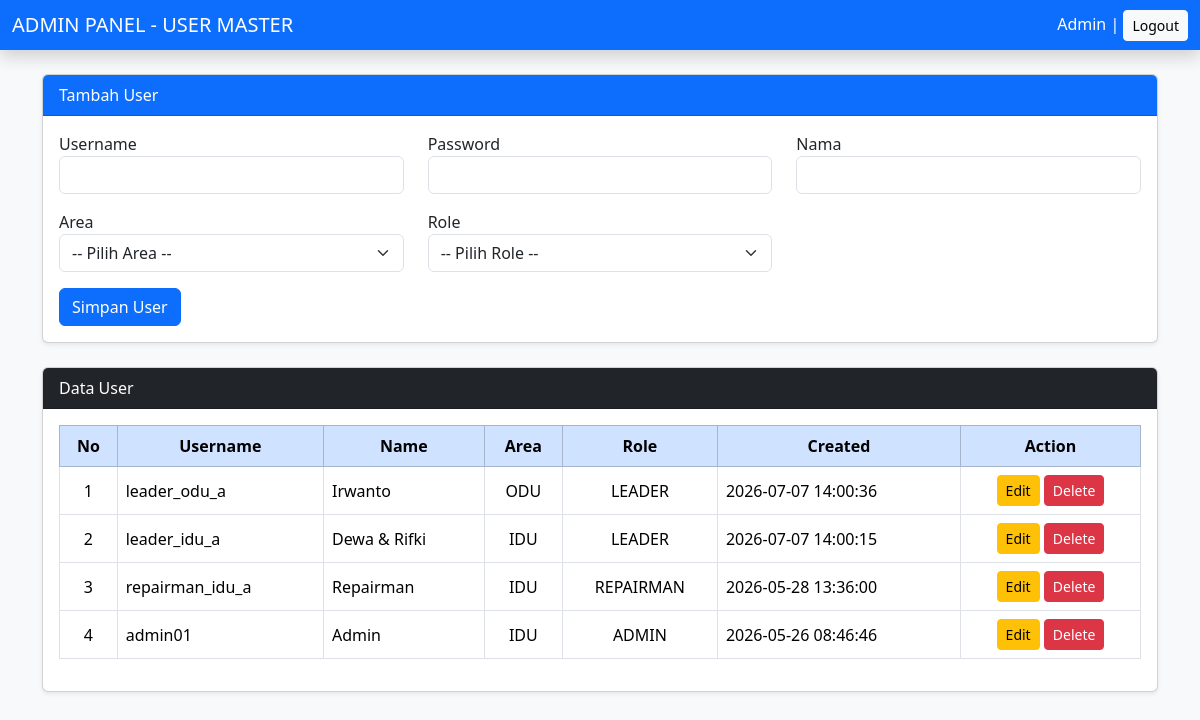
/page/admin/index.php (signed in), run on an earlier commit of the app's database.
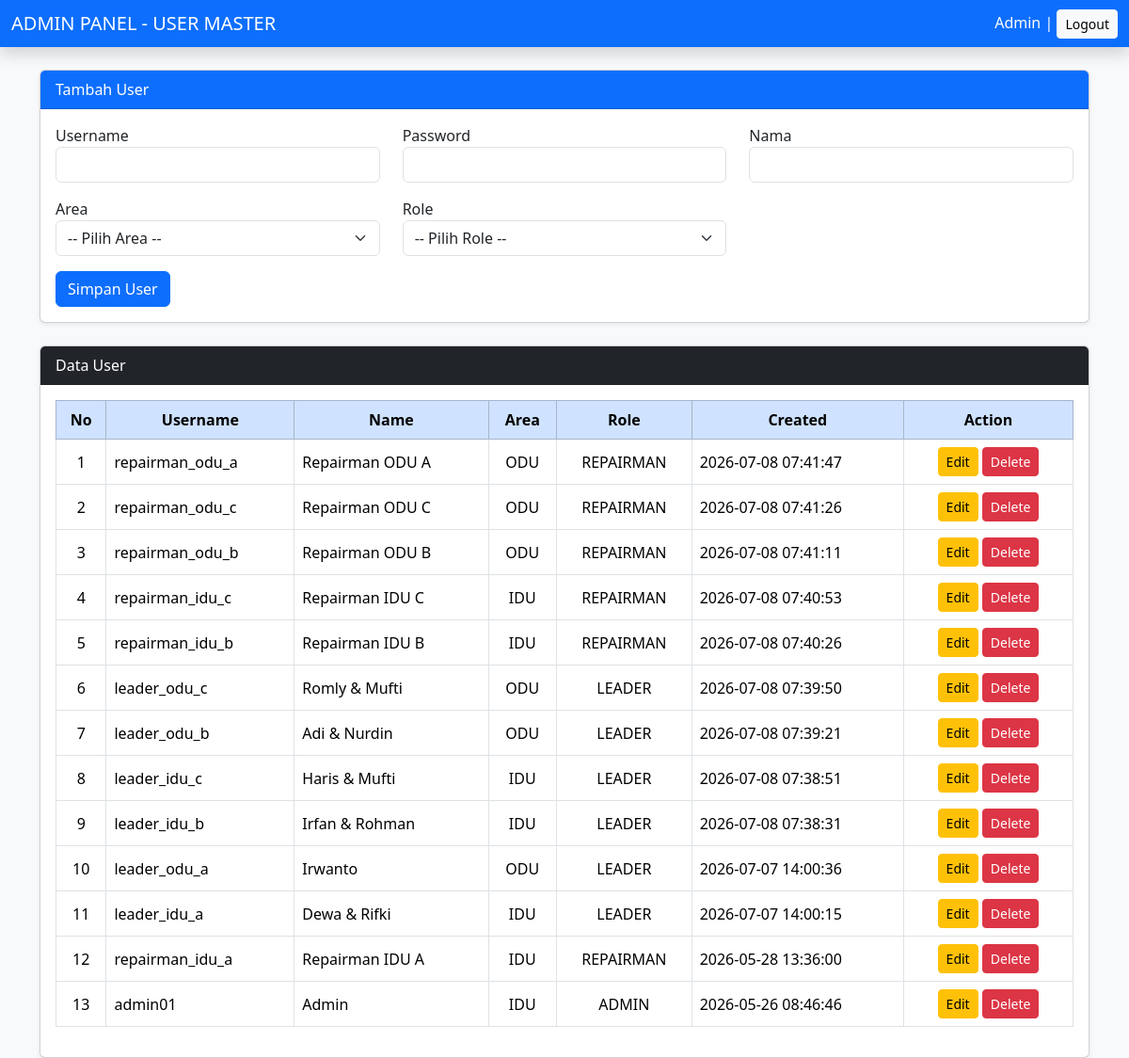
And on a later commit of the database.
### tables this page shows
CREATE TABLE `user_master` (
  `user_id` int(11) NOT NULL,
  `username` varchar(30) NOT NULL,
  `password` varchar(255) NOT NULL,
  `name` varchar(50) DEFAULT NULL,
  `area` enum('IDU','ODU') NOT NULL,
  `role` enum('REPAIRMAN','LEADER','ADMIN') NOT NULL,
  `created_at` datetime DEFAULT current_timestamp()
);

### page/admin/index.php (the view, shortened to what this page needs)
<?php
require '../../conn.php';
$dataUser = mysqli_query($conn, "SELECT * FROM user_master ORDER BY user_id DESC");
?>
<!doctype html>
<html lang="en">
<head>
    <link href="https://cdn.jsdelivr.net/npm/bootstrap@5.3.3/dist/css/bootstrap.min.css" rel="stylesheet">
</head>
<body class="bg-light">
    <nav class="navbar navbar-dark bg-primary shadow">
        <div class="container-fluid">
            <span class="navbar-brand mb-0 h1">
                ADMIN PANEL - USER MASTER
            </span>
            <div class="text-white">
                <?= $_SESSION['name']; ?>
                |
                <a href="../../logout.php" class="btn btn-sm btn-light">
                    Logout
                </a>
            </div>
        </div>
    </nav>
    <div class="container mt-4">
        <div class="card shadow-sm mb-4">
            <div class="card-header bg-primary text-white">
                Tambah User
            </div>
            <div class="card-body">
                <form method="POST" autocomplete="off">
                    <div class="row">
                        <div class="col-md-4 mb-3">
                            <label>Username</label>
                            <input type="text"
                                name="username"
                                class="form-control"
                                required>
                        </div>
                        <div class="col-md-4 mb-3">
                            <label>Password</label>
                            <input type="password"
                                name="password"
                                class="form-control"
                                required>
                        </div>
                        <div class="col-md-4 mb-3">
                            <label>Nama</label>
                            <input type="text"
                                name="name"
                                class="form-control"
                                required>
                        </div>
                        <div class="col-md-4 mb-3">
                            <label>Area</label>
                            <select name="area" class="form-select" required>
                                <option value="">-- Pilih Area --</option>
                            </select>
                        </div>
                        <div class="col-md-4 mb-3">
                            <label>Role</label>
                            <select name="role" class="form-select" required>
                                <option value="">-- Pilih Role --</option>
                            </select>
                        </div>
                    </div>
                    <button type="submit"
                        name="btn_save"
                        class="btn btn-primary">
                        Simpan User
                    </button>
                </form>
            </div>
        </div>
        <div class="card shadow-sm">
            <div class="card-header bg-dark text-white">
                Data User
            </div>
            <div class="card-body table-responsive">
                <table class="table table-bordered table-hover align-middle">
                    <thead class="table-primary text-center">
                        <tr>
                            <th>No</th>
                            <th>Username</th>
                            <th>Name</th>
                            <th>Area</th>
                            <th>Role</th>
                            <th>Created</th>
                            <th width="180">Action</th>
                        </tr>
                    </thead>
                    <tbody>
                        <?php
                        $no = 1;
                        while ($row = mysqli_fetch_assoc($dataUser)) :
                        ?>
                            <tr>
                                <td class="text-center"><?= $no++; ?></td>
                                <td><?= $row['username']; ?></td>
                                <td><?= $row['name']; ?></td>
                                <td class="text-center">
                                    <?= $row['area']; ?>
                                </td>
                                <td class="text-center">
                                    <?= $row['role']; ?>
                                </td>
                                <td>
                                    <?= $row['created_at']; ?>
                                </td>
                                <td class="text-center">
                                    <button
                                        class="btn btn-warning btn-sm"
                                        data-bs-toggle="modal"
                                        data-bs-target="#edit<?= $row['user_id']; ?>">
                                        Edit
                                    </button>
                                    <a href="?delete=<?= $row['user_id']; ?>"
                                        class="btn btn-danger btn-sm"
                                        onclick="return confirm('Yakin hapus user?')">
                                        Delete
                                    </a>
                                </td>
                            </tr>
                        <?php endwhile; ?>
                    </tbody>
                </table>
            </div>
        </div>
    </div>
</body>
</html>

What changed in the data, as far as the page shows it:
added user_master: username "repairman_odu_a", name "Repairman ODU A", area "ODU", role "REPAIRMAN", created_at "2026-07-08 07:41:47"
added user_master: username "repairman_odu_c", name "Repairman ODU C", area "ODU", role "REPAIRMAN", created_at "2026-07-08 07:41:26"
added user_master: username "repairman_odu_b", name "Repairman ODU B", area "ODU", role "REPAIRMAN", created_at "2026-07-08 07:41:11"
added user_master: username "repairman_idu_c", name "Repairman IDU C", area "IDU", role "REPAIRMAN", created_at "2026-07-08 07:40:53"
added user_master: username "repairman_idu_b", name "Repairman IDU B", area "IDU", role "REPAIRMAN", created_at "2026-07-08 07:40:26"
added user_master: username "leader_odu_c", name "Romly & Mufti", area "ODU", role "LEADER", created_at "2026-07-08 07:39:50"
added user_master: username "leader_odu_b", name "Adi & Nurdin", area "ODU", role "LEADER", created_at "2026-07-08 07:39:21"
added user_master: username "leader_idu_c", name "Haris & Mufti", area "IDU", role "LEADER", created_at "2026-07-08 07:38:51"
added user_master: username "leader_idu_b", name "Irfan & Rohman", area "IDU", role "LEADER", created_at "2026-07-08 07:38:31"
changed user_master "repairman_idu_a": name "Repairman" → "Repairman IDU A"
